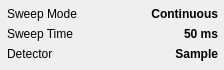
      <widget class="SA_ClickedWidget" name="widget_Sweep" native="true">
       <property name="geometry">
        <rect>
         <x>14</x>
         <y>340</y>
         <width>224</width>
         <height>70</height>
        </rect>
       </property>
       <property name="styleSheet">
        <string notr="true">/*******************indoor**********************/
#BitSA[status  =  &quot;indoor&quot;] QWidget
{
	border-radius:2px;	
	border:1px solid rgba(151,151,151,1);
}
#BitSA[status  =  &quot;indoor&quot;] QLabel
{
	border-style:flat;
	font-size:13px;
	color:rgba(255, 255, 255, 1);
}

/*******************outdoor**********************/
#BitSA[status  =  &quot;outdoor&quot;] QWidget
{
	border-radius:2px;	
	border:1px solid rgba(151,151,151,1);
}
#BitSA[status  =  &quot;outdoor&quot;] QLabel
{
	border-style:flat;
	font-size:13px;
	color:rgb(1,1,1);
}

/*******************night**********************/
#BitSA[status  =  &quot;night&quot;] QWidget
{
	border-radius:2px;	
	border:1px solid #948262;
}
#BitSA[status  =  &quot;night&quot;] QLabel
{
	border-style:flat;
	font-size:13px;
	color:#FBDBA7;
}
</string>
       </property>
       <widget class="SA_ClickedLabel" name="lblDetectors">
        <property name="geometry">
         <rect>
          <x>7</x>
          <y>45</y>
          <width>110</width>
          <height>17</height>
         </rect>
        </property>
        <property name="text">
         <string>Detector</string>
        </property>
       </widget>
       <widget class="QLabel" name="label_25">
        <property name="geometry">
         <rect>
          <x>7</x>
          <y>25</y>
          <width>101</width>
          <height>17</height>
         </rect>
        </property>
        <property name="text">
         <string>Sweep Time</string>
        </property>
       </widget>
       <widget class="QLabel" name="lblSweepTime">
        <property name="geometry">
         <rect>
          <x>117</x>
          <y>25</y>
          <width>101</width>
          <height>17</height>
         </rect>
        </property>
        <property name="styleSheet">
         <string notr="true">font-weight:bold;</string>
        </property>
        <property name="text">
         <string>50 ms</string>
        </property>
        <property name="alignment">
         <set>Qt::AlignRight|Qt::AlignTrailing|Qt::AlignVCenter</set>
        </property>
       </widget>
       <widget class="QLabel" name="label_27">
        <property name="geometry">
         <rect>
          <x>7</x>
          <y>5</y>
          <width>101</width>
          <height>17</height>
         </rect>
        </property>
        <property name="text">
         <string>Sweep Mode</string>
        </property>
       </widget>
       <widget class="QLabel" name="lblSweepMode">
        <property name="geometry">
         <rect>
          <x>117</x>
          <y>5</y>
          <width>101</width>
          <height>17</height>
         </rect>
        </property>
        <property name="styleSheet">
         <string notr="true">font-weight:bold;</string>
        </property>
        <property name="text">
         <string>Continuous</string>
        </property>
        <property name="alignment">
         <set>Qt::AlignRight|Qt::AlignTrailing|Qt::AlignVCenter</set>
        </property>
       </widget>
       <widget class="SA_ClickedLabel" name="lblDetectorValue">
        <property name="geometry">
         <rect>
          <x>112</x>
          <y>45</y>
          <width>106</width>
          <height>17</height>
         </rect>
        </property>
        <property name="styleSheet">
         <string notr="true">font-weight:bold;</string>
        </property>
        <property name="text">
         <string>Sample</string>
        </property>
        <property name="alignment">
         <set>Qt::AlignRight|Qt::AlignTrailing|Qt::AlignVCenter</set>
        </property>
       </widget>
      </widget>
